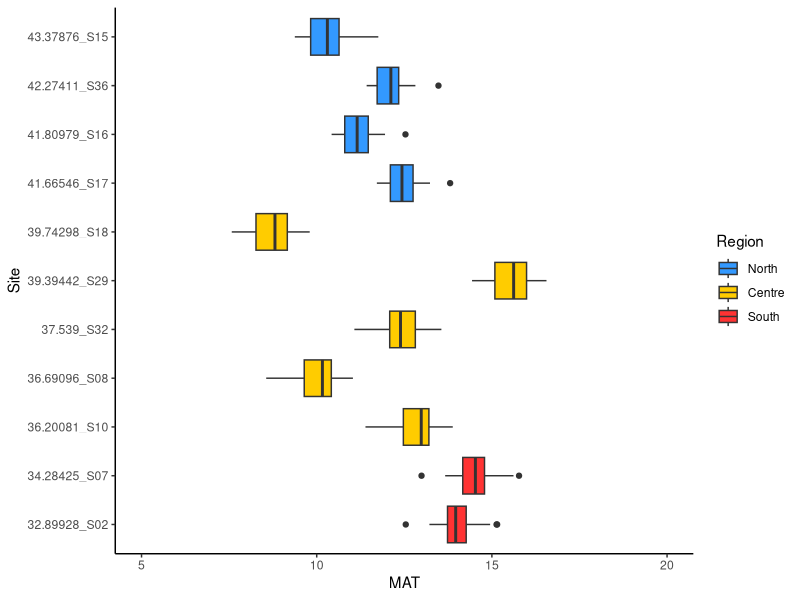
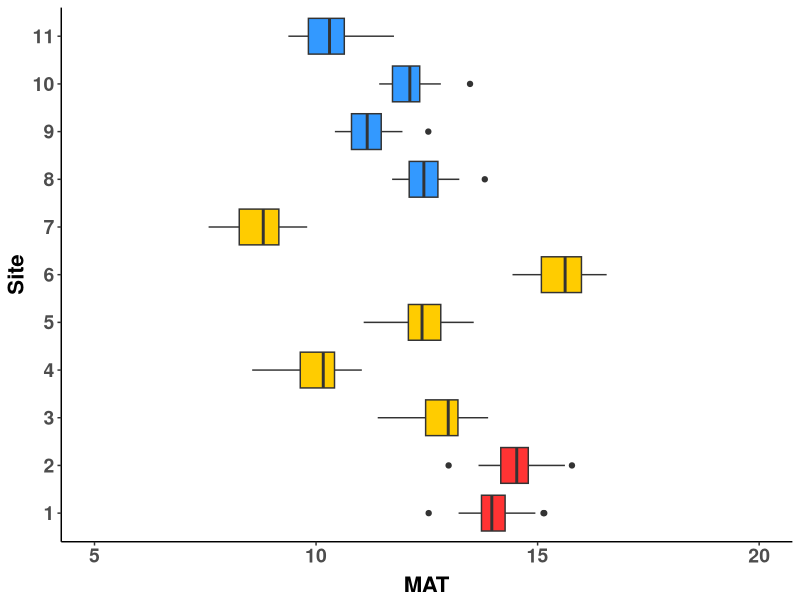
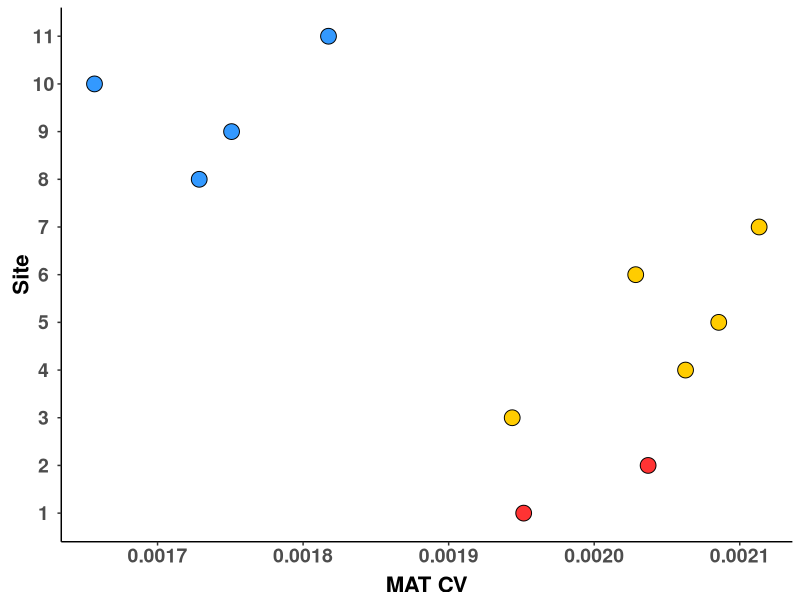
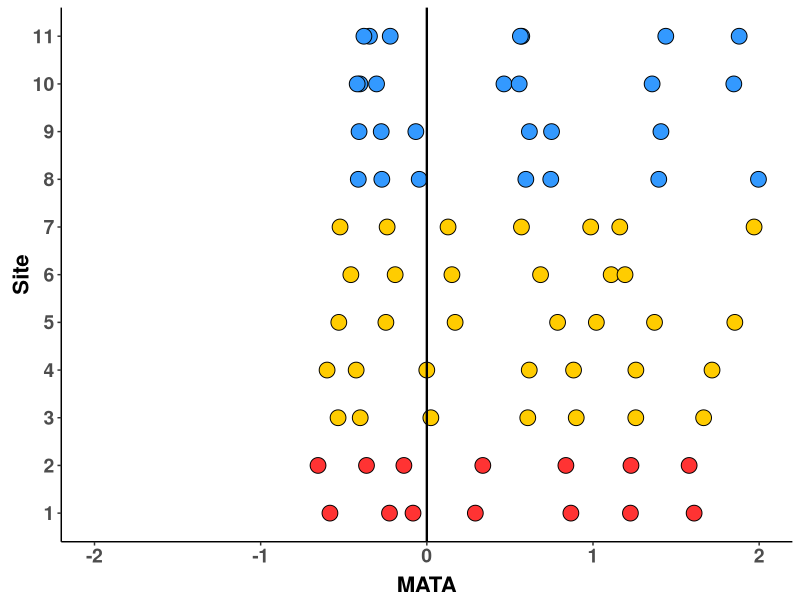
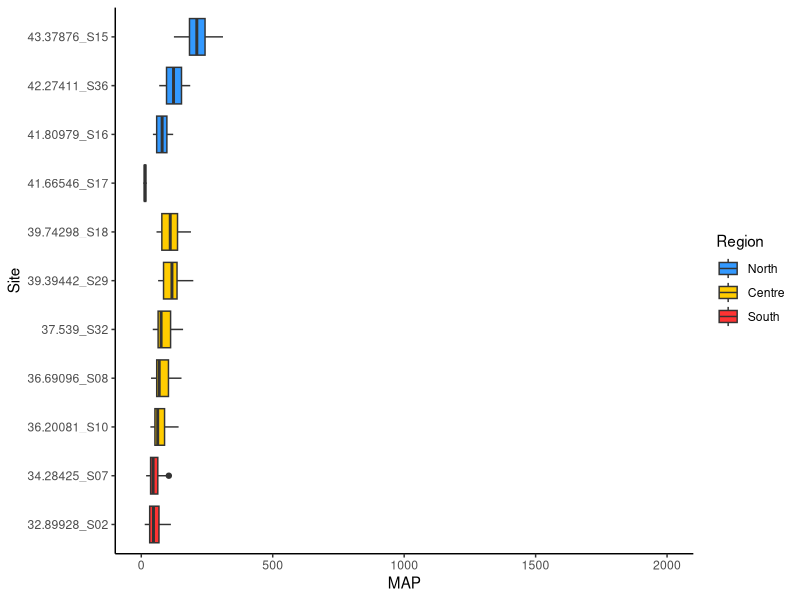
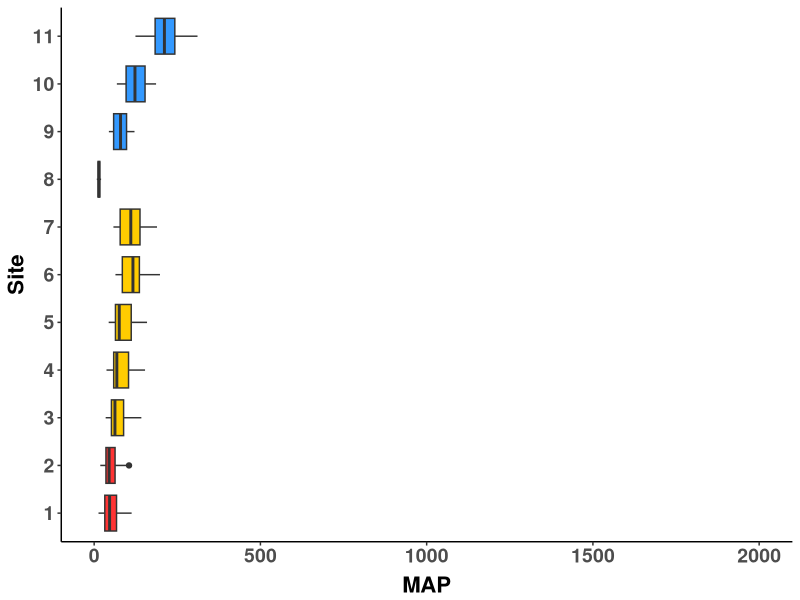
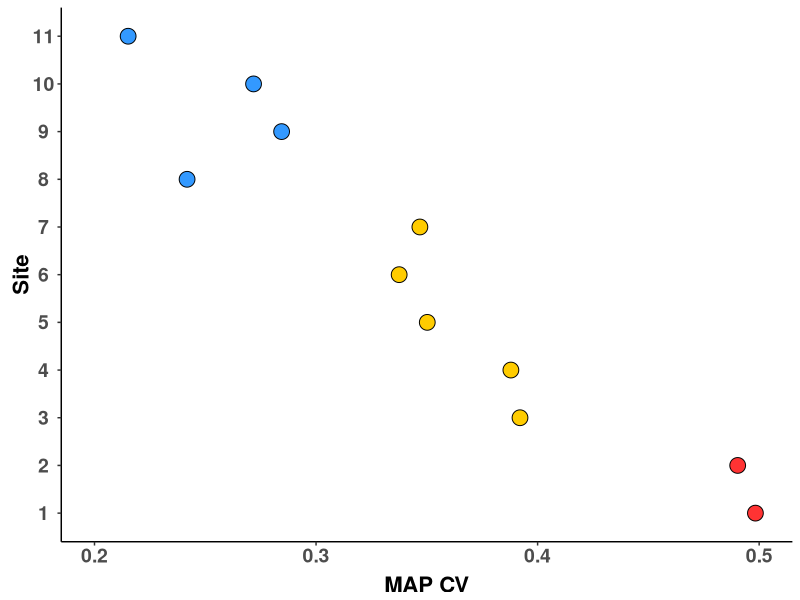
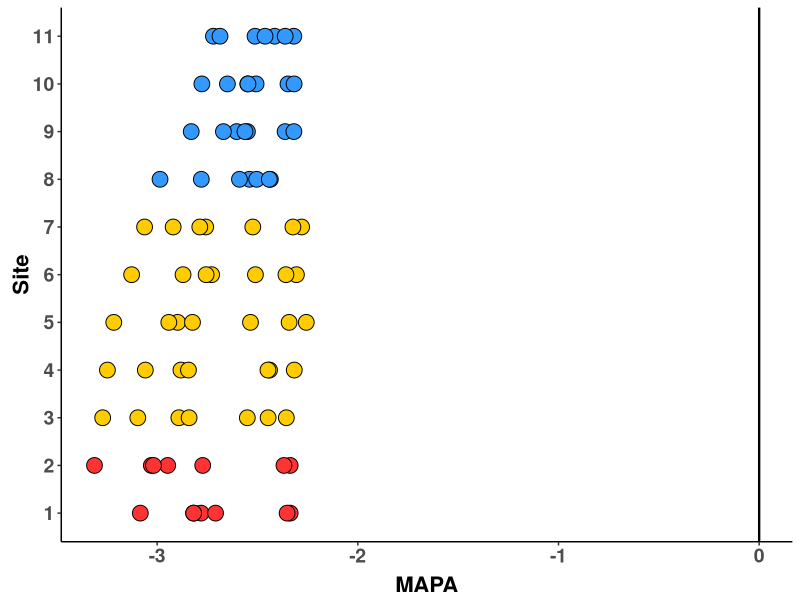

R code for these plots, in order:
#################
# Generate MAT and MAP Fig S1, Paper 1
#################

library(tidyverse)
library(cowplot)


##### MAT ####


### Fig S1A, make MAT plot for 1979 to 2009 ###

m_year<-read.csv('Data/m_year.csv', header=T) #Imports 30 years of Mimulus climate data
colnames(m_year)[2]<-"Site"
m_year<-m_year %>% filter(Site!="S11")
m_year<-m_year %>% mutate(Region = ifelse(Latitude >= 40, "North", 
                                          ifelse((Latitude >35) & (Latitude <40), "Centre","South"))) %>%
  mutate(Site.Lat=paste(Latitude,Site,sep="_")) #Set up Site.Lat
m_year$Region<-as.factor(m_year$Region) #Make Region appear in logical order
m_year$Region<-factor(m_year$Region,levels=c("North","Centre","South"))
Site.lable<-c("32.89928_S02"="1","34.28425_S07"="2","36.20081_S10"="3","36.69096_S08"="4", 
              "37.539_S32"="5","39.39442_S29"="6","39.74298_S18"="7", "41.66546_S17"="8", 
              "41.80979_S16"="9","42.27411_S36"="10","43.37876_S15"="11")

#Make Graph
MAT_Lat<-ggplot(m_year, aes(x=Site.Lat, y=MAT,fill=Region))+ 
  geom_boxplot()+
  scale_y_continuous(name="MAT",limits=c(5,20))+
  xlab("Site")+
  coord_flip()+
  scale_fill_manual(values= c("North"="#3399FF", "Centre"="#FFCC00", "South"="#FF3333")) +
  theme_classic()
MAT_Lat
MAT_Lat<-MAT_Lat + theme(legend.position = "none",
                         axis.title.x=element_text(size=16,vjust = 0, face="bold",hjust=0.5),
                         #axis.ticks.x = element_blank(),
                         axis.text.x = element_text(size=14, face="bold", angle=0,hjust=0.5),
                         axis.text.y = element_text(size=14,face="bold"),
                         axis.title.y = element_text(size=16,vjust = 1, face="bold"))+
  scale_x_discrete(labels=Site.lable)
MAT_Lat
#ggsave("Fig S1A.pdf", width = 4, height = 7, units = "in")





### Fig S1B, make MAT CV plot for 1979 to 2009 ###

CV_climate<-read.csv('Data/climate.csv', header=T) #Imports 30 years of Mimulus climate data
colnames(CV_climate)[2]<-"Site" ; CV_climate<-CV_climate %>% filter(Site!="S11") #Clean up data set
CV_climate<-CV_climate %>% select(Site,ID2,Latitude,Longitude)
m_year<-m_year %>% mutate(MAT_K=MAT+273.15)
for (i in 1:11){ # calculate CV
  site.select<-m_year %>% filter(Site==CV_climate$Site[i])
  CV_climate[i,5]<-sd(site.select$MAT_K)/mean(site.select$MAT_K)
}
colnames(CV_climate)[5]<-"MAT.CV"
#Add in Region and Site.Lat
CV_climate<-CV_climate %>% mutate(Region = ifelse(Latitude >= 40, "North", 
                                                  ifelse((Latitude >35) & (Latitude <40), "Centre","South"))) %>%
  mutate(Site.Lat=paste(Latitude,Site,sep="_")) #Set up Site.Lat
CV_climate$Region<-as.factor(CV_climate$Region) #Make Region appear in logical order
CV_climate$Region<-factor(CV_climate$Region,levels=c("North","Centre","South"))
Site.lable<-c("32.89928_S02"="1","34.28425_S07"="2","36.20081_S10"="3","36.69096_S08"="4", 
              "37.539_S32"="5","39.39442_S29"="6","39.74298_S18"="7", "41.66546_S17"="8", 
              "41.80979_S16"="9","42.27411_S36"="10","43.37876_S15"="11")




#Dot graph
MAT_CV_Lat<-ggplot(CV_climate, aes(x=Site.Lat, y=MAT.CV))+ 
  geom_point(aes(fill=Region),size=5, shape=21,color="black")+
  scale_y_continuous(name="MAT CV")+
  xlab("Site")+
  coord_flip()+
  scale_fill_manual(values= c("North"="#3399FF", "Centre"="#FFCC00", "South"="#FF3333")) +
  theme_classic()
MAT_CV_Lat<-MAT_CV_Lat + theme(legend.position = "none",
                       axis.title.x=element_text(size=16,vjust = 0, face="bold",hjust=0.5),
                       #axis.ticks.x = element_blank(),
                       axis.text.x = element_text(size=14, face="bold", angle=0,hjust=0.5),
                       axis.text.y = element_text(size=14,face="bold",hjust=0.5),
                       axis.title.y = element_text(size=16,vjust = 0, face="bold",hjust=0.5))+
  scale_x_discrete(labels=Site.lable)
MAT_CV_Lat
#ggsave("Fig 1B.pdf", width = 4, height = 7, units = "in")


### Fig S1C, make MATA plot per site.lat 2010 - 2016 ###

wna.all<-read.csv('Data/wna_all.csv', header=T) #Imports CMDA for all site/year cominbations
wna.all<-wna.all %>% filter(Site!="S11")
wna.all<-wna.all %>% mutate(Region = ifelse(Latitude >= 40, "North", 
                                            ifelse((Latitude >35) & (Latitude <40), "Centre","South"))) %>%
  mutate(Site.Lat=paste(Latitude,Site,sep="_")) #Set up Site.Lat
wna.all$Region<-as.factor(wna.all$Region) #Make Region appear in logical order
wna.all$Region<-factor(wna.all$Region,levels=c("North","Centre","South"))
Site.lable<-c("32.89928_S02"="1","34.28425_S07"="2","36.20081_S10"="3","36.69096_S08"="4", 
              "37.539_S32"="5","39.39442_S29"="6","39.74298_S18"="7", "41.66546_S17"="8", 
              "41.80979_S16"="9","42.27411_S36"="10","43.37876_S15"="11")


#Dot graph
MATA_Lat<-ggplot(wna.all, aes(x=Site.Lat, y=MAT.anom))+ 
  geom_point(aes(fill=Region),size=5, shape=21,color="black")+
  scale_y_continuous(name="MATA",limits=c(-2,2))+
  xlab("Site")+
  geom_hline(yintercept = 0, color="black", size=0.8)+
  coord_flip()+
  scale_fill_manual(values= c("North"="#3399FF", "Centre"="#FFCC00", "South"="#FF3333")) +
  theme_classic()
MATA_Lat<-MATA_Lat + theme(legend.position = "none",
                           axis.title.x=element_text(size=16,vjust = 0, face="bold",hjust=0.5),
                           #axis.ticks.x = element_blank(),
                           axis.text.x = element_text(size=14, face="bold", angle=0,hjust=0.5),
                           axis.text.y = element_text(size=14,face="bold"),
                           axis.title.y = element_text(size=16,vjust = 0, face="bold",hjust=0.5))+
  scale_x_discrete(labels=Site.lable)
MATA_Lat
#ggsave("Fig 1SC_point.pdf", width = 4, height = 7, units = "in")






#### MAP ####


### Fig S1D, make MAP plot for 1979 to 2009 ###

m_year<-read.csv('Data/m_year.csv', header=T) #Imports 30 years of Mimulus climate data
colnames(m_year)[2]<-"Site"
m_year<-m_year %>% filter(Site!="S11")
m_year<-m_year %>% mutate(Region = ifelse(Latitude >= 40, "North", 
                                          ifelse((Latitude >35) & (Latitude <40), "Centre","South"))) %>%
  mutate(Site.Lat=paste(Latitude,Site,sep="_")) #Set up Site.Lat
m_year$Region<-as.factor(m_year$Region) #Make Region appear in logical order
m_year$Region<-factor(m_year$Region,levels=c("North","Centre","South"))
Site.lable<-c("32.89928_S02"="1","34.28425_S07"="2","36.20081_S10"="3","36.69096_S08"="4", 
              "37.539_S32"="5","39.39442_S29"="6","39.74298_S18"="7", "41.66546_S17"="8", 
              "41.80979_S16"="9","42.27411_S36"="10","43.37876_S15"="11")

#Make Graph
MAP_Lat<-ggplot(m_year, aes(x=Site.Lat, y=MAP,fill=Region))+ 
  geom_boxplot()+
  scale_y_continuous(name="MAP", limits=c(1,2000))+
#  scale_y_continuous(name="MAP", trans='log10', limits=c(10,3000))+
  xlab("Site")+
  coord_flip()+
  scale_fill_manual(values= c("North"="#3399FF", "Centre"="#FFCC00", "South"="#FF3333")) +
  theme_classic()
MAP_Lat
MAP_Lat<-MAP_Lat + theme(legend.position = "none",
                         axis.title.x=element_text(size=16,vjust = 0, face="bold",hjust=0.5),
                         #axis.ticks.x = element_blank(),
                         axis.text.x = element_text(size=14, face="bold", angle=0,hjust=0.5),
                         axis.text.y = element_text(size=14,face="bold"),
                         axis.title.y = element_text(size=16,vjust = 1, face="bold"))+
  scale_x_discrete(labels=Site.lable)
MAP_Lat
#ggsave("Fig S1D.pdf", width = 4, height = 7, units = "in")





### Fig S1E, make MAP CV plot for 1979 to 2009 ###

CV_climate<-read.csv('Data/climate.csv', header=T) #Imports 30 years of Mimulus climate data
colnames(CV_climate)[2]<-"Site" ; CV_climate<-CV_climate %>% filter(Site!="S11") #Clean up data set
CV_climate<-CV_climate %>% select(Site,ID2,Latitude,Longitude)
for (i in 1:11){ # calculate CV
  site.select<-m_year %>% filter(Site==CV_climate$Site[i])
  CV_climate[i,5]<-sd(site.select$MAP)/mean(site.select$MAP)
}
colnames(CV_climate)[5]<-"MAP.CV"
#Add in Region and Site.Lat
CV_climate<-CV_climate %>% mutate(Region = ifelse(Latitude >= 40, "North", 
                                                  ifelse((Latitude >35) & (Latitude <40), "Centre","South"))) %>%
  mutate(Site.Lat=paste(Latitude,Site,sep="_")) #Set up Site.Lat
CV_climate$Region<-as.factor(CV_climate$Region) #Make Region appear in logical order
CV_climate$Region<-factor(CV_climate$Region,levels=c("North","Centre","South"))
Site.lable<-c("32.89928_S02"="1","34.28425_S07"="2","36.20081_S10"="3","36.69096_S08"="4", 
              "37.539_S32"="5","39.39442_S29"="6","39.74298_S18"="7", "41.66546_S17"="8", 
              "41.80979_S16"="9","42.27411_S36"="10","43.37876_S15"="11")


#Dot graph
MAP_CV_Lat<-ggplot(CV_climate, aes(x=Site.Lat, y=MAP.CV))+ 
  geom_point(aes(fill=Region),size=5, shape=21,color="black")+
  scale_y_continuous(name="MAP CV",limits=c(0.2,0.5))+
  xlab("Site")+
  coord_flip()+
  scale_fill_manual(values= c("North"="#3399FF", "Centre"="#FFCC00", "South"="#FF3333")) +
  theme_classic()
MAP_CV_Lat<-MAP_CV_Lat + theme(legend.position = "none",
                               axis.title.x=element_text(size=16,vjust = 0, face="bold",hjust=0.5),
                               #axis.ticks.x = element_blank(),
                               axis.text.x = element_text(size=14, face="bold", angle=0,hjust=0.5),
                               axis.text.y = element_text(size=14,face="bold",hjust=0.5),
                               axis.title.y = element_text(size=16,vjust = 0, face="bold",hjust=0.5))+
  scale_x_discrete(labels=Site.lable)
MAP_CV_Lat
#ggsave("Fig 1E.pdf", width = 4, height = 7, units = "in")


### Fig S1F, make MAPA plot per site.lat 2010 - 2016 ###

wna.all<-read.csv('Data/wna_all.csv', header=T) #Imports CMDA for all site/year cominbations
wna.all<-wna.all %>% filter(Site!="S11")
wna.all<-wna.all %>% mutate(Region = ifelse(Latitude >= 40, "North", 
                                            ifelse((Latitude >35) & (Latitude <40), "Centre","South"))) %>%
  mutate(Site.Lat=paste(Latitude,Site,sep="_")) #Set up Site.Lat
wna.all$Region<-as.factor(wna.all$Region) #Make Region appear in logical order
wna.all$Region<-factor(wna.all$Region,levels=c("North","Centre","South"))
Site.lable<-c("32.89928_S02"="1","34.28425_S07"="2","36.20081_S10"="3","36.69096_S08"="4", 
              "37.539_S32"="5","39.39442_S29"="6","39.74298_S18"="7", "41.66546_S17"="8", 
              "41.80979_S16"="9","42.27411_S36"="10","43.37876_S15"="11")


#Dot graph
MAPA_Lat<-ggplot(wna.all, aes(x=Site.Lat, y=MAP.anom))+ 
  geom_point(aes(fill=Region),size=5, shape=21,color="black")+
  scale_y_continuous(name="MAPA")+
  xlab("Site")+
  geom_hline(yintercept = 0, color="black", size=0.8)+
  coord_flip()+
  scale_fill_manual(values= c("North"="#3399FF", "Centre"="#FFCC00", "South"="#FF3333")) +
  theme_classic()
MAPA_Lat<-MAPA_Lat + theme(legend.position = "none",
                           axis.title.x=element_text(size=16,vjust = 0, face="bold",hjust=0.5),
                           #axis.ticks.x = element_blank(),
                           axis.text.x = element_text(size=14, face="bold", angle=0,hjust=0.5),
                           axis.text.y = element_text(size=14,face="bold"),
                           axis.title.y = element_text(size=16,vjust = 0, face="bold",hjust=0.5))+
  scale_x_discrete(labels=Site.lable)
MAPA_Lat
#ggsave("Fig 1SF_point.pdf", width = 4, height = 7, units = "in")




#Cowplot, 8 X 12
plot_grid(MAT_Lat,MAT_CV_Lat,MATA_Lat,MAP_Lat,MAP_CV_Lat,MAPA_Lat, ncol = 3,
          labels = c('A', 'B', 'C', 'D', 'E', 'F'), label_size = 16)



